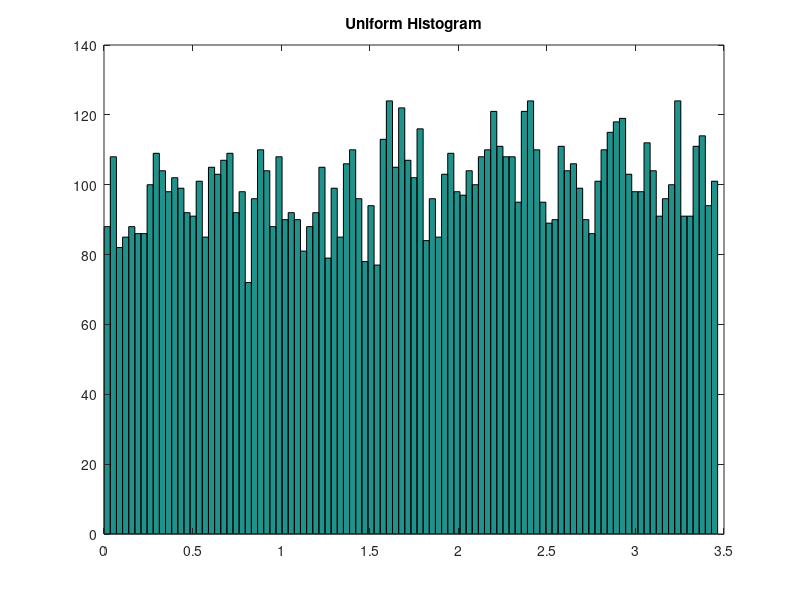
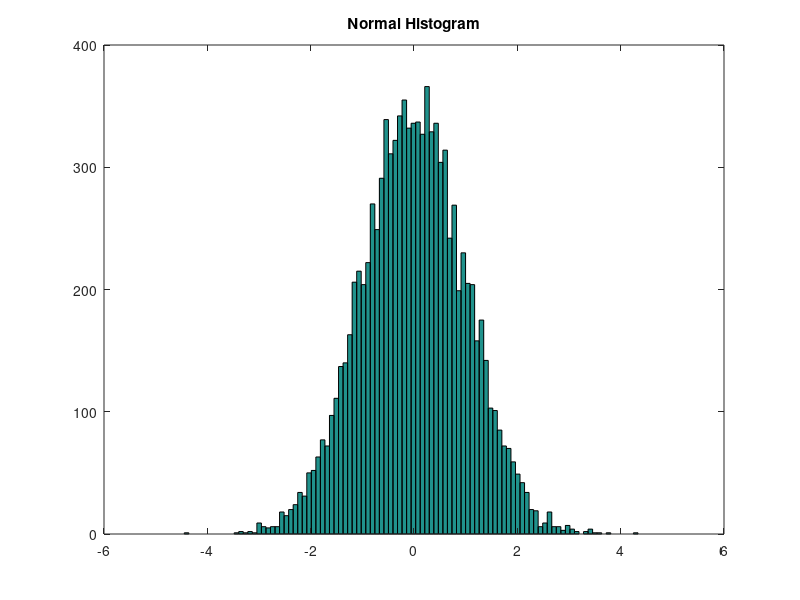

Write MATLAB code to recreate these figures, in order. (Note: this script raises an error after producing the figures.)
% Entropy Calculator 
%
% Purpose 
% To compare analytic and estimated values of entropy for two distributions 
% Record of Revision : 
%       date            programmer            description
%       ====            ==========            ===========
%     05/24/2019     Mehrdad Kashefi        Original code 
% 
% Define variables : 
%   num_bin       -- Number of bins to calculate histogram 
%   num_sample    -- Number of samples used
%...........................................................
% clearing the page and variables
clear;
clc;
%% Create samples
num_bin = 100; % Number of bins to claculate histograms and entropy
num_sample = 10000; % Number of samples 
variance = 1;  % Variance of distributions
x_normal = random('Normal',0,variance,num_sample,1); 
x_uniform = random('Uniform',0,sqrt(12*variance),num_sample,1);
%% Plot Histograms
figure
hist(x_uniform,num_bin)
title('Uniform Histogram')

figure
hist(x_normal,num_bin)
title('Normal Histogram')
%% Calculate Real and Stimated Entropies
entropy_normal_estimated = sample_entropy(x_normal,num_bin);
entropy_normal = log(variance*sqrt(2*pi*exp(1)));
% Uniform
entropy_uniform_estimated = sample_entropy(x_uniform,num_bin);
entropy_uniform = log(max(x_uniform)-min(x_uniform));
%% Print Results
disp('Uniform Distribution')
disp(['Analytic Entropy: ', num2str(entropy_uniform)])
disp(['Estimated Entropy: ',num2str(entropy_uniform_estimated)])
disp(['Estimation Error: ',num2str( abs( entropy_uniform-entropy_uniform_estimated))])
disp('===============')
disp('Normal Distribution')
disp(['Analytic Entropy: ', num2str(entropy_normal)])
disp(['Estimated Entropy: ',num2str(entropy_normal_estimated)])
disp(['Estimation Error: ',num2str( abs(entropy_normal-entropy_normal_estimated))])